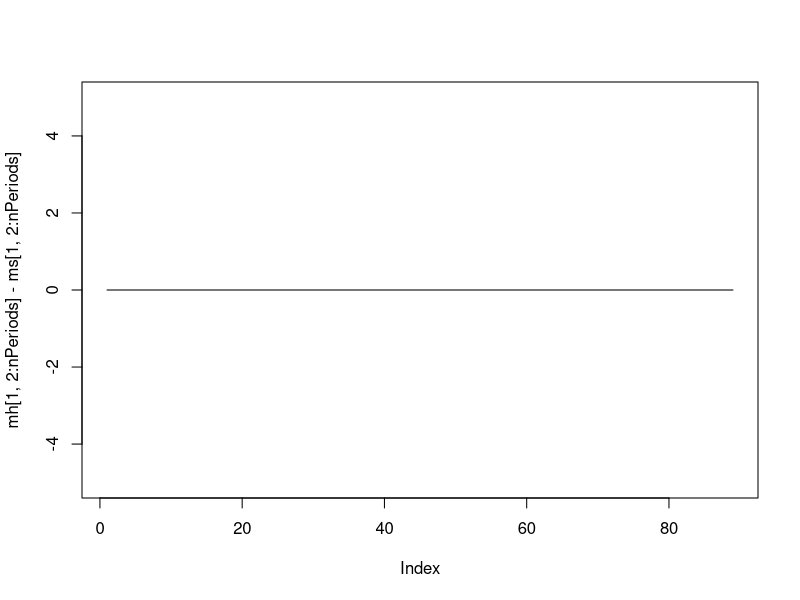
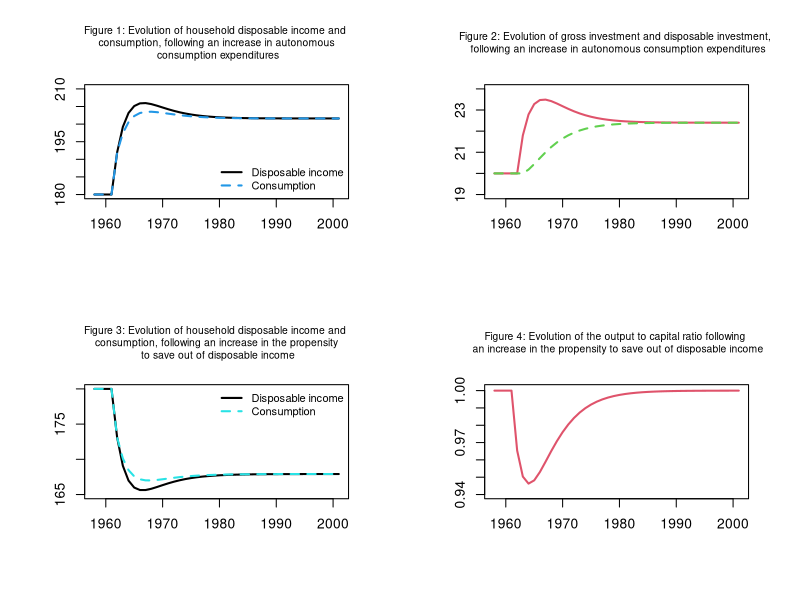

Reproduce these figures in R, in order.
# BMW model for R

# This code replicates results in the book Monetary Economics:
# An Integrated Approach to Credit, Money, Income, Production and Wealth,
# by Wynne Godley and Marc Lavoie, chapter 7, figures 7.1 to 7.4.

# Created by Marco Veronese Passarella, 30 May 2019 - Revised on 29/01/2025

# STEP 1: Clear the workspace and define the number of periods and scenarios ####
rm(list=ls(all=TRUE))

# Number of periods
nPeriods = 90

# Number of scenarios
nScenarios=3 

# STEP 2: Create model variables ####

# Amortization funds
af<-matrix(data=0,nrow=nScenarios,ncol=nPeriods)
# Consumption goods demand by households
c<-matrix(data=0,nrow=nScenarios,ncol=nPeriods)
# Consumption goods supply
cs<-matrix(data=0,nrow=nScenarios,ncol=nPeriods)
# Depreciation allowances
da<-matrix(data=0,nrow=nScenarios,ncol=nPeriods)
# Stock of capital
k<-matrix(data=200,nrow=nScenarios,ncol=nPeriods)  
# Target stock of capital
kt<-matrix(data=0,nrow=nScenarios,ncol=nPeriods)
# Demans for bank loans 
ld<-matrix(data=200,nrow=nScenarios,ncol=nPeriods)  
# Supply of bank loans 
ls<-matrix(data=200,nrow=nScenarios,ncol=nPeriods)  
# Demand for Investment
id<-matrix(data=0,nrow=nScenarios,ncol=nPeriods)
# Supply of Investment
is<-matrix(data=0,nrow=nScenarios,ncol=nPeriods)
# Bank deposits held by households
mh<-matrix(data=200,nrow=nScenarios,ncol=nPeriods)
# Supply of bank deposits
ms<-matrix(data=200,nrow=nScenarios,ncol=nPeriods)
# Labour
n<-matrix(data=0,nrow=nScenarios,ncol=nPeriods)
# Labour productivity
pr<-matrix(data=1,nrow=nScenarios,ncol=nPeriods) 
# Rate of interests on banks loans
rl<-matrix(data=0.04,nrow=nScenarios,ncol=nPeriods)
# Rate of interests on bank loans - exogenously set
rl_bar<-matrix(data=0.04,nrow=nScenarios,ncol=nPeriods)  
# Rate of interests on bank deposits
rm<-matrix(data=0.04,nrow=nScenarios,ncol=nPeriods) 
# Wage rate
w<-matrix(data=0.86,nrow=nScenarios,ncol=nPeriods)
# Wage Bill
wbd<-matrix(data=0,nrow=nScenarios,ncol=nPeriods)
# Supply of Wages
wbs<-matrix(data=0,nrow=nScenarios,ncol=nPeriods)
# Income
y<-matrix(data=200,nrow=nScenarios,ncol=nPeriods) 
# Disposal Income of households
yd<-matrix(data=0,nrow=nScenarios,ncol=nPeriods)
# Set autonomous component of consumption as a matrix (for shocks) 
alpha0<-matrix(data=25,nrow=nScenarios,ncol=nPeriods)
# Set autonomous propensity to consume out of income as a matrix (for shocks) 
alpha1<-matrix(data=0.75,nrow=nScenarios,ncol=nPeriods)

# STEP 3: Set values for parameters and exogenous variables (excluding shocks) ####
alpha2<-0.1         # Propensity to consume out of wealth
delta<-0.1          # Depreciation rate
gamma<-0.15         # Reaction speed of adjustment of capital to its target value
kappa<-1            # Capital-Output ratio

# Choose scenario 
for (j in 1:nScenarios){
  
  # Define time loop
  for (i in 2:nPeriods){
    
    # Define iterations
    for (iterations in 1:100){
      
      # Introduce shocks
      if (i>=6 && j==2){
        alpha0[j,i]=28
      }    
      
      if (i>=6 && j==3){
        alpha1[j,i]=0.74
      }  
      
      # STEP 5: Execute the model ####    
      
      # Households equations ####
      yd[j,i] = wbd[j,i] + rm[j,i-1]*mh[j,i-1]                      # Disposable income
      mh[j,i] = mh[j,i-1] + yd[j,i] - c[j,i]                        # Demand for bank deposits
      c[j,i] = alpha0[j,i] + alpha1[j,i]*yd[j,i] + alpha2*mh[j,i-1] # Consumption
      
      # Firms equations ####
      y[j,i] = c[j,i] + id[j,i]                                     # Total output (income)
      kt[j,i] = kappa*y[j,i-1]                                      # Target capital stock
      da[j,i] = delta*k[j,i-1]                                      # Depreciation allowances
      af[j,i] = da[j,i]                                             # Amortization funds
      id[j,i] = gamma*(kt[j,i] - k[j,i-1]) + da[j,i]                # Investment
      k[j,i] = k[j,i-1] + id[j,i] - da[j,i]                         # Current stock of capital
      ld[j,i] = ld[j,i-1] + id[j,i] - af[j,i]                       # Demand for bank loans
      wbd[j,i] = y[j,i] - rl[j,i-1]*ld[j,i-1] - af[j,i]             # Wage bill
      
      # Banks equations ####
      ls[j,i] = ls[j,i-1] + (ld[j,i] - ld[j,i-1])                   # Supply of bank loans
      ms[j,i] = ms[j,i-1] + (ls[j,i] - ls[j,i-1])                   # Supply of bank deposits
      rm[j,i] = rl[j,i]                                             # Interest rate on deposits
      rl[j,i] = rl_bar[j,i]                                         # Interest rate on loans
      
      # Labour market equations ####
      wbs[j,i] = w[j,i]*n[j,i]                                      # Supply of wages  
      n[j,i] = y[j,i]/pr[j,i]                                       # Labour demand
      w[j,i] = wbd[j,i]/n[j,i]                                      # Wage rate 
    }
  }
}

# STEP 5: Consistency check (redundant equation) ####
plot(mh[1,2:nPeriods]-ms[1,2:nPeriods], type="l", ylim = range(-5,5))

# STEP 6: Create and display graphs ####

year=c("1958":"2001")

#Change layout
layout(matrix(c(1,2,3,4), 2, 2, byrow = TRUE))
par(mar = c(5.1+1, 4.1+1, 4.1+1, 2.1+1))

# Figure 7.1
plot(year,yd[2,2:45],type="l",col="1",lwd=2,lty=1,font.main=1,cex.main=0.75,main="Figure 1: Evolution of household disposable income and \n consumption, following an increase in autonomous \n consumption expenditures",ylab = '',xlab = '',ylim=range(180,210))
lines(year,c[2,2:45],type="l",lwd=2,lty=2,col="4")
legend("bottomright",c("Disposable income","Consumption"),  bty = "n", cex = 0.8, lty=c(1,2), lwd=c(2,2), col = c(1,4), box.lwd=0)

# Figure 2
plot(year,id[2,2:45],type="l",col="2",lwd=2,lty=1,font.main=1,cex.main=0.75,main="Figure 2: Evolution of gross investment and disposable investment, \n following an increase in autonomous consumption expenditures",ylab = '',xlab = '',ylim=range(19,24))
lines(year,da[2,2:45],type="l",lwd=2,lty=2,col="3")
legend(10,21.5,c("Gross investment","Replacement investment \n (capital depreciation)"),  bty = "n", cex = 0.8, lty=c(1,1), lwd=c(2,2), col = c(2,3), box.lwd=0)

# Figure 3
plot(year,yd[3,2:45],type="l",col="1",lwd=2,lty=1,font.main=1,cex.main=0.75,main="Figure 3: Evolution of household disposable income and \n consumption, following an increase in the propensity \n to save out of disposable income",ylab = '',xlab = '',ylim=range(165,180))
lines(year,c[3,2:45],type="l",lwd=2,lty=2,col="5")
legend("topright",c("Disposable income","Consumption"),  bty = "n", cex = 0.8, lty=c(1,2), lwd=c(2,2), col = c(1,5), box.lwd=0)

# Figure 4
plot(year,y[3,2:45]/k[3,2:45],type="l",col="2",lwd=2,lty=1,font.main=1,cex.main=0.75,main="Figure 4: Evolution of the output to capital ratio following \n an increase in the propensity to save out of disposable income",ylab = '',xlab = '',ylim=range(0.94,1.001))
legend(15,0.97,c("Output to capital ratio \n (a proxy for the output \n to capacity ratio)"),  bty = "n", cex = 0.8, lty=c(1), lwd=c(2), col = c(2), box.lwd=0)
